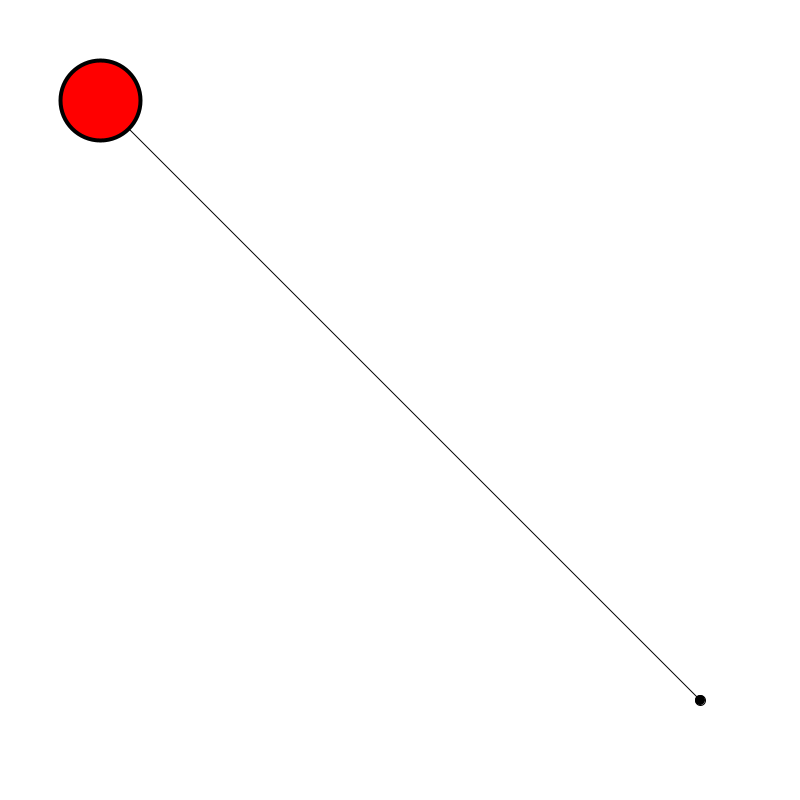
Frame 1 (no input)
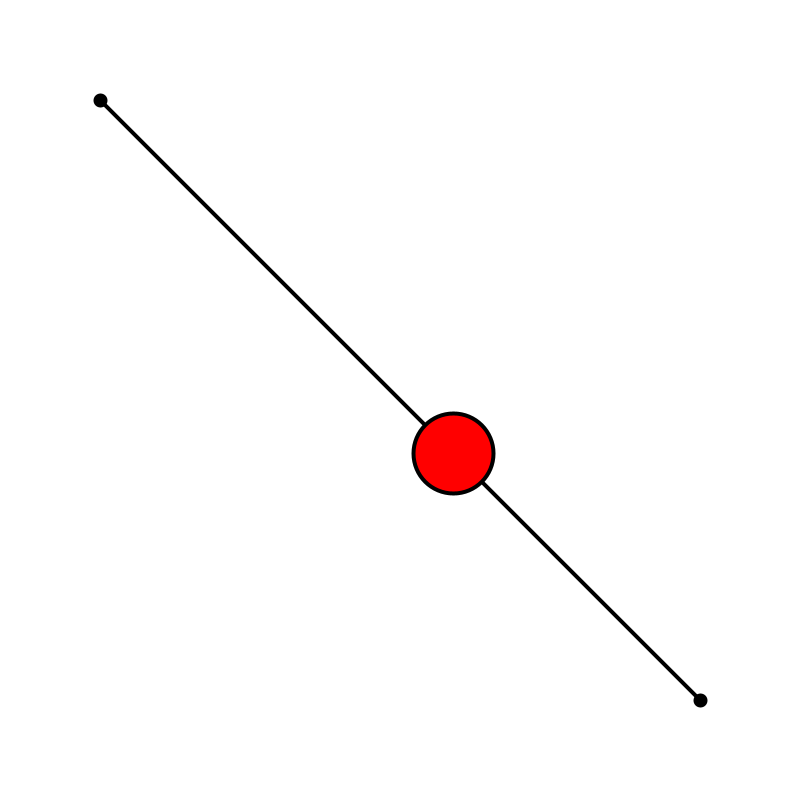
Frame 60 (the mouse pressed at the canvas centre just before this capture)
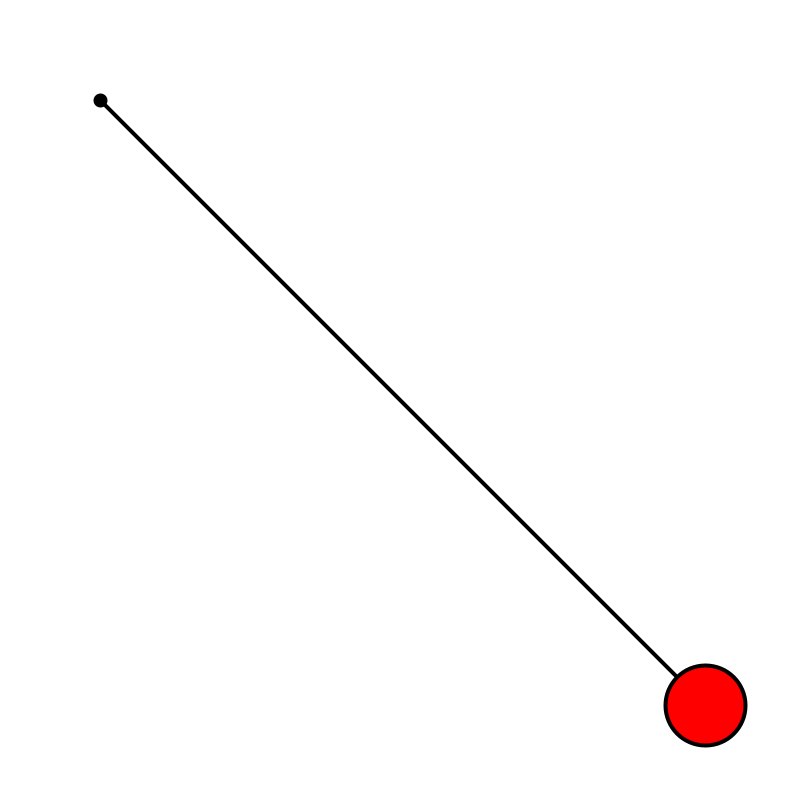
Frame 120 (the mouse held since frame 60 and released just before this capture)

The Processing sketch that drew these frames (run headless with seeded random() and noise(); from frame 60 on, the mouse is pressed at the canvas centre):

// Processing sketch: tweening01
// ── tweening01.pde

float x, y;

float startX, startY;
float stopX, stopY;

float step = 0.01;
float p = 0.0;

void setup(){
  size(800,800);
  frameRate(30);
  
  startX = 100; startY = 100;
  stopX  = 700; stopY  = 700;
}


void draw(){
  
  background(255);
  
  fill(0);
  ellipse(startX, startY, 10, 10);
  ellipse(stopX, stopY, 10, 10);
  line(startX, startY, stopX, stopY);
  
  x = startX + (stopX - startX)*p;
  y = startY + (stopY - startY)*p;
  
  fill(255,0,0); strokeWeight(4);
  ellipse(x, y, 80, 80);
  
  if(p<=1){
    p+=step;
  }
  
}
